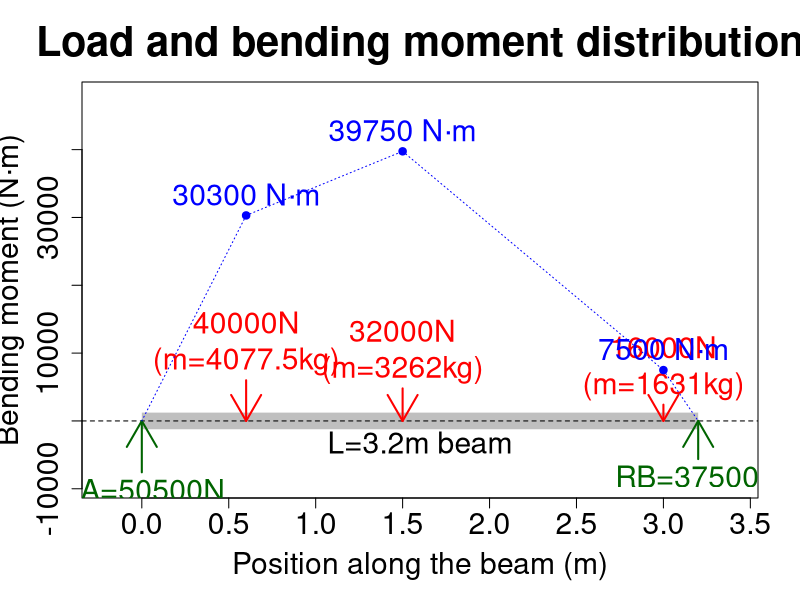
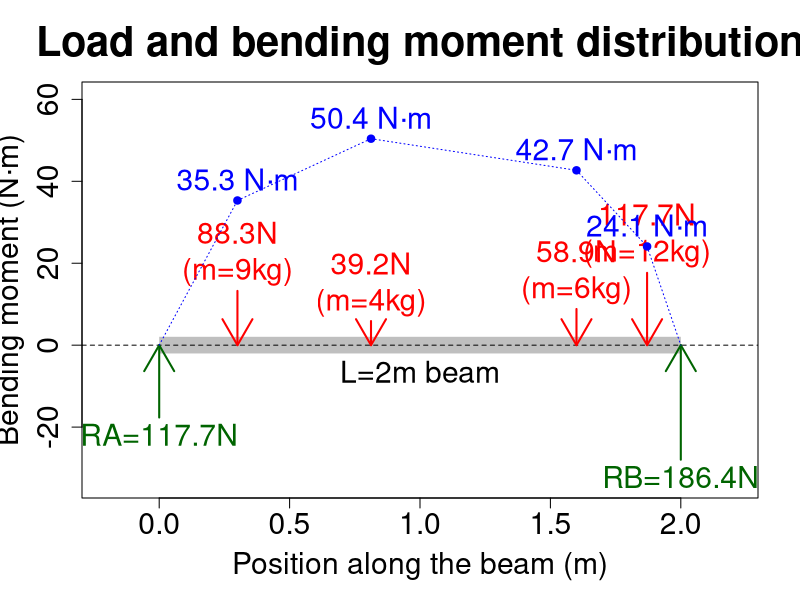
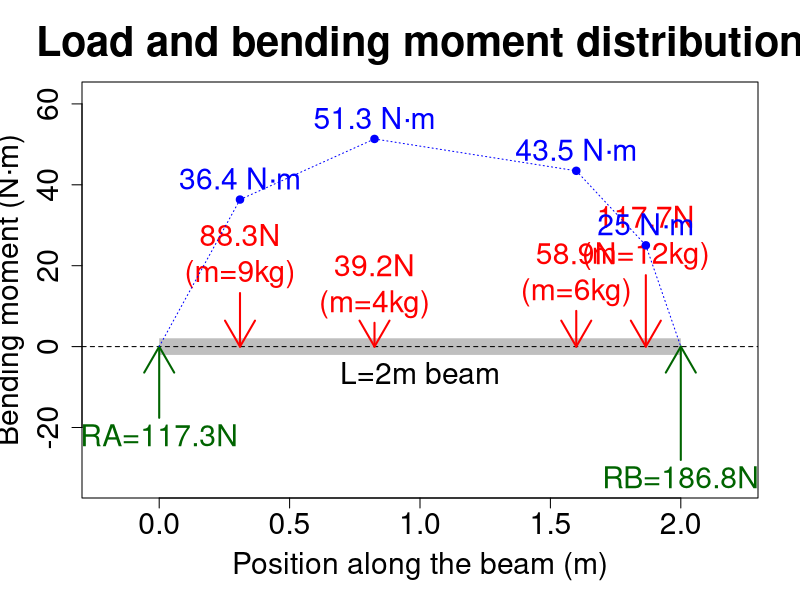
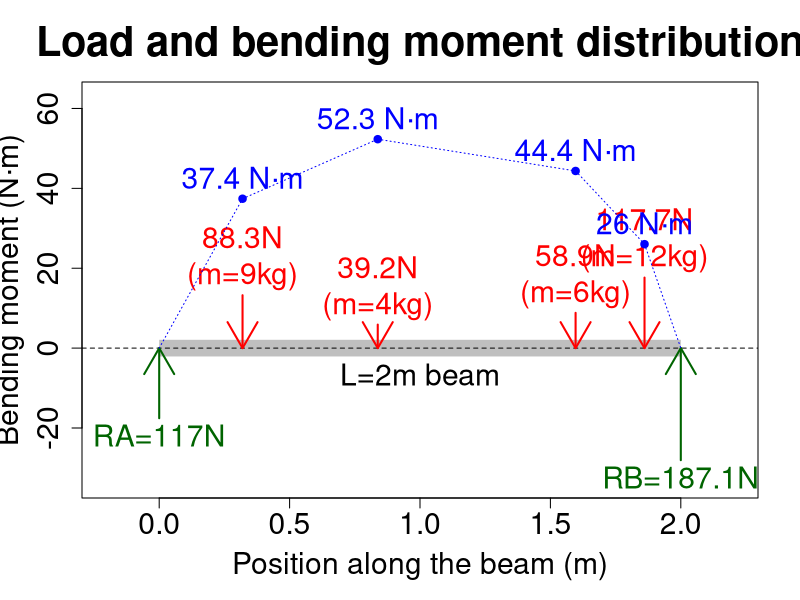
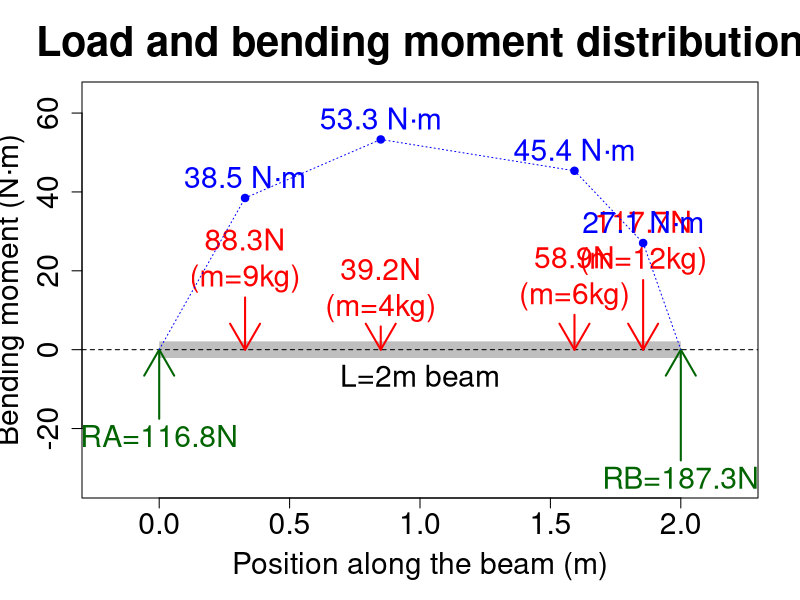
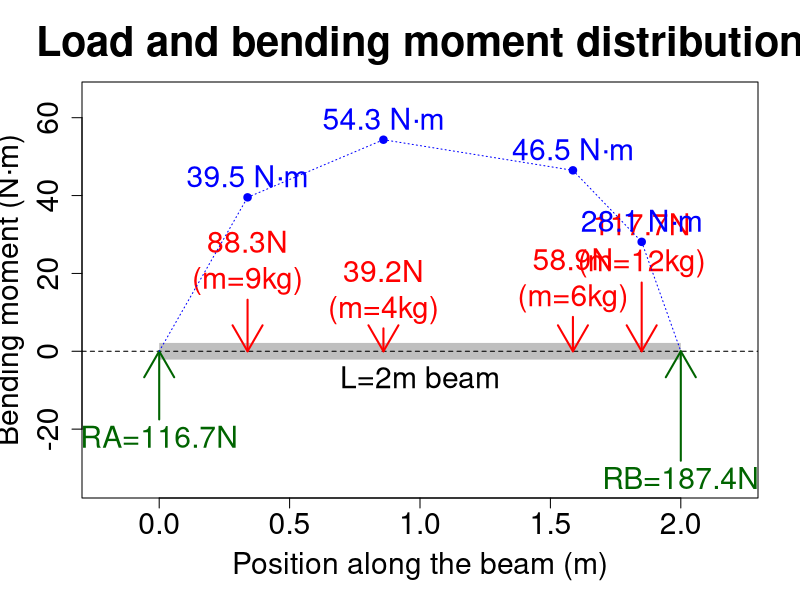
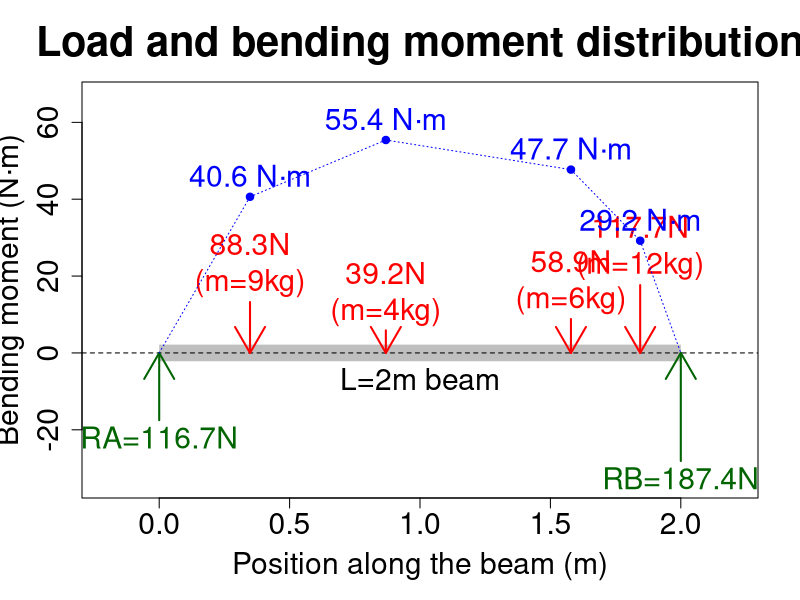
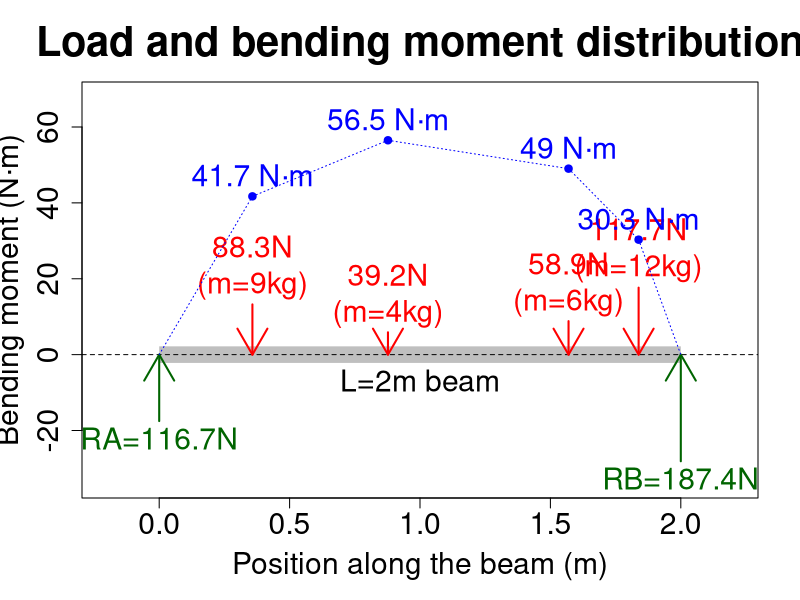

Generate these figures, in order, with R: (Note: this script raises an error after producing the figures.)
# Beam load and bending moment distribution simulation
# www.overfitting.net
# https://www.overfitting.net/


beam_bending_moments <- function(L, x, m, g = 9.81,
                                 labels = TRUE, png = TRUE, name = "beam.png") {
    require(Cairo)
    
    # Checks
    if (length(x) != length(m)) stop("x and m must have the same length")
    if (any(x < 0 | x > L)) stop("Positions x must be within the span [0, L]")
    neworder=order(x)  # in case the vector is not ordered
    x=x[neworder]
    m=m[neworder]

    fscale <- 3  # scaling factor to plot forces in N
    
    
    ################################
    # 1. CALCULATIONS
    
    # Force calculation
    P <- m * g
    N <- length(x)
    
    # Support reactions (linear effects)
    RA <- sum(P * (L - x)) / L
    RB <- sum(P * x) / L

    # Bending moments at each load
    M <- numeric(N)
    for (i in 1:N) {
        # Forces to the left of point x[i]
        idx_left <- which(x < x[i])
        M[i] <- RA * x[i] - sum(P[idx_left] * (x[i] - x[idx_left]))
    }
    
    
    ################################
    # 2. PLOTTING
    
    if (png) CairoPNG(name, width=1280, height=800)

    xlimits=c(-0.2, L+0.2)
    ylimits=c(-0.05 * max(RA,RB) * fscale, max(M)) * 1.2
    # ylimits=c(-30, 80)
    # ylimits=c(-8, 23)
    plot(xlimits, ylimits, type = "n", axes = TRUE,
         xlab = "Position along the beam (m)", ylab = "Bending moment (N·m)",
         main = "Load and bending moment distribution",
         cex.main = 2.5, cex.lab  = 1.8, cex.axis = 1.8)
    
    # Beam
    segments(0, 0, L, 0, lwd = 16, col = rgb(0.5, 0.5, 0.5, 0.5), lend = "butt")
    text(L/2, ylimits[1]/15, paste0("L=", L, "m beam"), cex = 1.8, pos = 1)
    abline(h = 0, lty = 2)
    
    # Forces
    # Loads
    arrows(x, 0.05 * P * fscale, x, 0, length = 0.3, col = "red", lwd = 2)
    if (labels) text(x, 0.5 * m * fscale, paste0(round(P,1), "N\n(m=", round(m,1), "kg)"),
         col = "red", cex = 1.8, pos = 3)
    
    # Reactions
    arrows(c(0,L), -0.05 * c(RA, RB) * fscale, c(0,L), c(0,0),
           length = 0.3, col = "darkgreen", lwd = 2)
    if (labels) text(c(0, L), -0.05 * c(RA, RB) * fscale,
         c(paste0("RA=", round(RA,1), "N"), paste0("RB=", round(RB,1), "N")),
         col = "darkgreen", cex = 1.8, pos = 1)
    
    # Bending moments
    points(x, M, pch = 19, col = "blue")
    if (labels) text(x, M, paste0(round(M, 1), " N·m"), pos = 3, col = "blue", cex = 1.8)
    segments(0, 0, x[1], M[1], col = 'blue', lty = 'dotted')
    for (i in 1:(N-1)) {
        segments(x[i], M[i], x[i+1], M[i+1], col = 'blue', lty = 'dotted')
    }
    segments(x[N], M[N], L, 0, col = 'blue', lty = 'dotted')
    
    if (png) dev.off()
    
    
    return(data.frame(x, m, P, M))
}


# Example 1: check https://www.youtube.com/watch?v=fJOg62E2754
L <- 3.2
x <- cumsum(c(0.6, 0.9, 1.5))
m <- c(40000, 32000, 16000)/9.81
results <- beam_bending_moments(L, x, m, name="beamcheck.png")
print(results)


# Example 2: moving loads (animation)
L <- 2.0
m <- c(9, 4, 6, 12)
NFRAMES=24*4
for (frame in 0:(NFRAMES-1)) {
    name=paste0("beam_", ifelse(frame<10, "0", ""), frame, ".png")
    print(name)
    x <- c((0.3+sin(2*pi*frame/NFRAMES)*0.3/2), (0.6+sin(2*pi*frame/NFRAMES+pi/4)*0.6/2),
           (1.2+sin(2*pi*frame/NFRAMES+pi/2)*0.8/2), (1.8+sin(2*pi*frame/NFRAMES+3*pi/4)*0.2/2))
    results <- beam_bending_moments(L, x, m,
                                    labels=TRUE, png=TRUE, name=name)  
}


# Example 3: load distributions

# Uniformly distributed loads
N=11
L <- 2.0
x <- seq(0, L, length.out=N)
m <- rep(1, N)
results <- beam_bending_moments(L, x, m, labels=FALSE, png=TRUE, name="beamuniform.png")
print(results)

# Optimal distributed loads
N=6
L <- 2.0
x <- seq(0, L, length.out=N)
m <- c(seq(2, 1, length.out=N/2), seq(1, 2, length.out=N/2))
results <- beam_bending_moments(L, x, m, labels=TRUE, png=TRUE, name="beamoptimum.png")
print(results)

# Critically distributed loads
N=6
L <- 2.0
x <- seq(0, L, length.out=N)
m <- c(seq(1, 2, length.out=N/2), seq(2, 1, length.out=N/2))
results <- beam_bending_moments(L, x, m, labels=TRUE, png=TRUE, name="beamcritical.png")
print(results)

# Empty centre
N=6
L <- 2.0
x <- c(0, 0.2, 0.4, 2-0.4, 2-0.2, 2)  # seq(0, L, length.out=N)
m <- c(seq(2, 1, length.out=N/2), seq(1, 2, length.out=N/2))
results <- beam_bending_moments(L, x, m, labels=TRUE, png=TRUE, name="beamprotect.png")
print(results)
